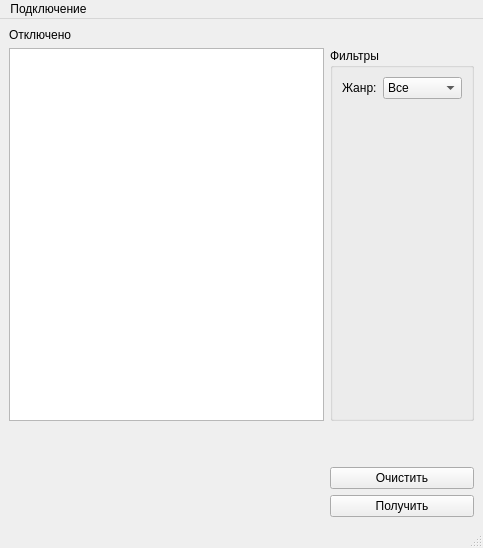
<?xml version="1.0" encoding="UTF-8"?>
<ui version="4.0">
 <class>MainWindow</class>
 <widget class="QMainWindow" name="MainWindow">
  <property name="geometry">
   <rect>
    <x>0</x>
    <y>0</y>
    <width>483</width>
    <height>548</height>
   </rect>
  </property>
  <property name="sizePolicy">
   <sizepolicy hsizetype="Preferred" vsizetype="Expanding">
    <horstretch>0</horstretch>
    <verstretch>0</verstretch>
   </sizepolicy>
  </property>
  <property name="windowTitle">
   <string>MainWindow</string>
  </property>
  <widget class="QWidget" name="centralwidget">
   <layout class="QGridLayout" name="gridLayout">
    <item row="4" column="1">
     <widget class="QPushButton" name="pb_request">
      <property name="sizePolicy">
       <sizepolicy hsizetype="Minimum" vsizetype="Maximum">
        <horstretch>0</horstretch>
        <verstretch>0</verstretch>
       </sizepolicy>
      </property>
      <property name="text">
       <string>Получить</string>
      </property>
     </widget>
    </item>
    <item row="1" column="1">
     <widget class="QGroupBox" name="gb_filters">
      <property name="sizePolicy">
       <sizepolicy hsizetype="Preferred" vsizetype="Minimum">
        <horstretch>0</horstretch>
        <verstretch>0</verstretch>
       </sizepolicy>
      </property>
      <property name="title">
       <string>Фильтры</string>
      </property>
      <layout class="QFormLayout" name="formLayout">
       <item row="0" column="0">
        <widget class="QLabel" name="lb_category">
         <property name="text">
          <string>Жанр:</string>
         </property>
        </widget>
       </item>
       <item row="0" column="1">
        <widget class="QComboBox" name="cb_category">
         <item>
          <property name="text">
           <string>Все</string>
          </property>
         </item>
         <item>
          <property name="text">
           <string>Комедия</string>
          </property>
         </item>
         <item>
          <property name="text">
           <string>Ужасы</string>
          </property>
         </item>
        </widget>
       </item>
      </layout>
     </widget>
    </item>
    <item row="2" column="1">
     <spacer name="verticalSpacer">
      <property name="orientation">
       <enum>Qt::Vertical</enum>
      </property>
      <property name="sizeType">
       <enum>QSizePolicy::Minimum</enum>
      </property>
      <property name="sizeHint" stdset="0">
       <size>
        <width>20</width>
        <height>40</height>
       </size>
      </property>
     </spacer>
    </item>
    <item row="3" column="1">
     <widget class="QPushButton" name="pb_clear">
      <property name="sizePolicy">
       <sizepolicy hsizetype="Minimum" vsizetype="Maximum">
        <horstretch>0</horstretch>
        <verstretch>0</verstretch>
       </sizepolicy>
      </property>
      <property name="text">
       <string>Очистить</string>
      </property>
     </widget>
    </item>
    <item row="0" column="0">
     <widget class="QLabel" name="lb_statusConnect">
      <property name="sizePolicy">
       <sizepolicy hsizetype="Preferred" vsizetype="Maximum">
        <horstretch>0</horstretch>
        <verstretch>0</verstretch>
       </sizepolicy>
      </property>
      <property name="text">
       <string>Отключено</string>
      </property>
     </widget>
    </item>
    <item row="1" column="0">
     <widget class="QTableView" name="tb_result"/>
    </item>
   </layout>
  </widget>
  <widget class="QMenuBar" name="menubar">
   <property name="geometry">
    <rect>
     <x>0</x>
     <y>0</y>
     <width>483</width>
     <height>17</height>
    </rect>
   </property>
   <widget class="QMenu" name="menu">
    <property name="title">
     <string>Подключение</string>
    </property>
    <addaction name="act_addData"/>
    <addaction name="separator"/>
    <addaction name="act_connect"/>
   </widget>
   <addaction name="menu"/>
  </widget>
  <widget class="QStatusBar" name="statusbar"/>
  <action name="act_connect">
   <property name="text">
    <string>Подключиться</string>
   </property>
  </action>
  <action name="act_addData">
   <property name="text">
    <string>Ввести данные</string>
   </property>
  </action>
 </widget>
 <resources/>
 <connections/>
</ui>
